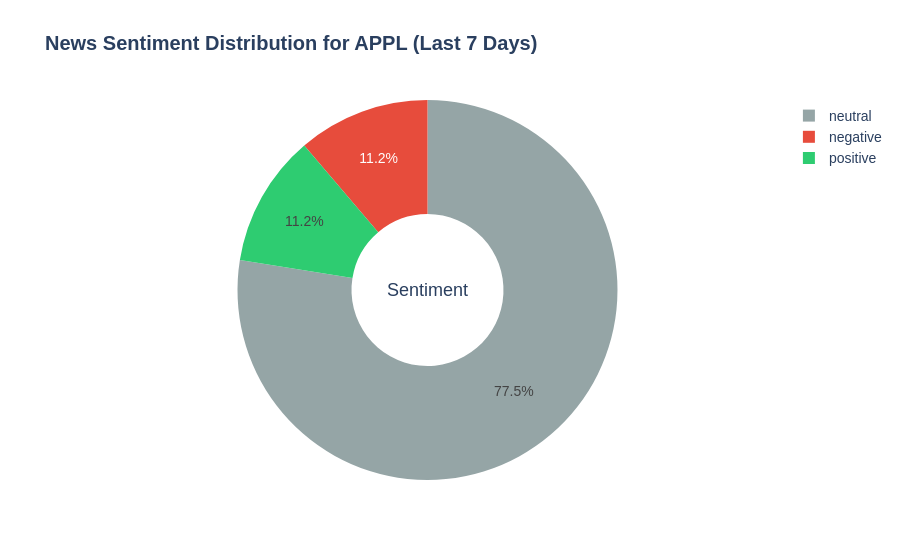

Notebook cell for this chart:
### Markdown cell above
## IV. Visualisation du Sentiment

### Code cell
def plot_sentiment_distribution(df: pd.DataFrame, ticker: str):
    """
    Creates a beautiful, interactive pie chart of the sentiment distribution using Plotly.
    
    Args:
        df (pd.DataFrame): The dataframe containing the 'Sentiment_Label' column.
        ticker (str): The stock ticker to display in the title.
    """
    if 'Sentiment_Label' not in df.columns:
        print("Error: 'Sentiment_Label' column not found. Run FinBERT first.")
        return
        
    # Count the occurrences of each sentiment
    sentiment_counts = df['Sentiment_Label'].value_counts().reset_index()
    sentiment_counts.columns = ['Sentiment', 'Count']
    
    # Define a custom color palette for finance (Green=Positive, Red=Negative, Grey=Neutral)
    color_map = {
        'positive': '#2ECC71',  # Emerald Green
        'negative': '#E74C3C',  # Alizarin Red
        'neutral': '#95A5A6'    # Concrete Grey
    }
    
    # Create an interactive pie chart
    fig = px.pie(
        sentiment_counts, 
        names='Sentiment', 
        values='Count',
        title=f"<b>News Sentiment Distribution for {ticker} (Last 7 Days)</b>",
        color='Sentiment',
        color_discrete_map=color_map,
        hole=0.4 # Turns the pie chart into an elegant donut chart
    )
    
    # Upgrade the visual layout for a professional dashboard look
    fig.update_layout(
        title_font_size=20,
        font=dict(family="Arial, sans-serif", size=14),
        annotations=[dict(text='Sentiment', x=0.5, y=0.5, font_size=18, showarrow=False)]
    )
    
    # Display the interactive chart
    fig.show()

# --- Display the visual ---
plot_sentiment_distribution(df_news_with_sentiment, ticker="APPL")

### Figure 1 — Plotly figure (JSON) as saved in the notebook; plotly's stock layout.template omitted (floating-point values rounded to 4 significant figures)
{"data": [{"customdata": [["neutral"], ["negative"], ["positive"]], "domain": {"x": [0, 1], "y": [0, 1]}, "hole": 0.4, "hovertemplate": "Sentiment=%{customdata[0]}<br>Count=%{value}<extra></extra>", "labels": ["neutral", "negative", "positive"], "legendgroup": "", "marker": {"colors": ["#95A5A6", "#E74C3C", "#2ECC71"]}, "name": "", "showlegend": true, "type": "pie", "values": [69, 10, 10]}], "layout": {"annotations": [{"font": {"size": 18}, "showarrow": false, "text": "Sentiment", "x": 0.5, "y": 0.5}], "font": {"family": "Arial, sans-serif", "size": 14}, "legend": {"tracegroupgap": 0}, "title": {"font": {"size": 20}, "text": "<b>News Sentiment Distribution for APPL (Last 7 Days)</b>"}}}
